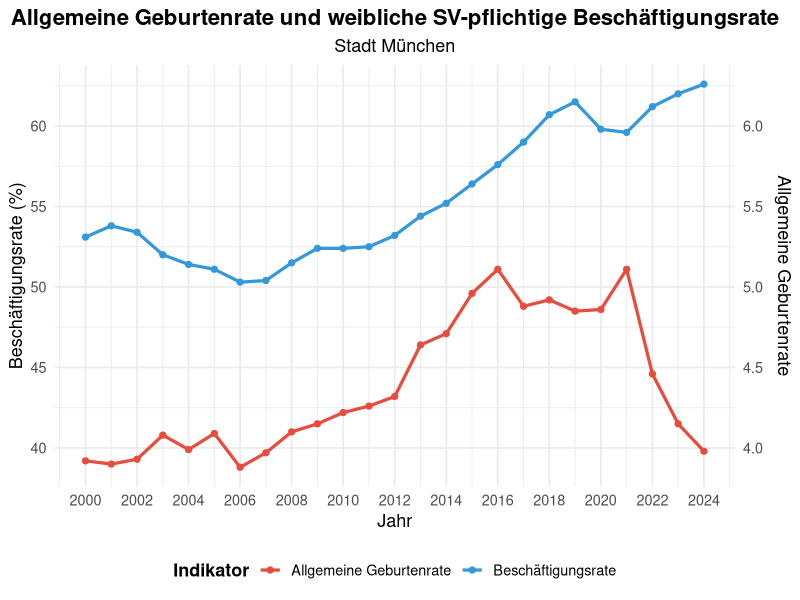

This figure's R source: (Note: this script raises an error after producing the figure.)
library(readxl)
library(tidyr)
library(dplyr)
library(tidyverse)
library(ggplot2)

# import data
export_be <- read_excel("data/raw/export_be.xlsx")
be_sheet <- read_excel("data/raw/export_be.xlsx", sheet = "BEVÖLKERUNG")
export_ar <- read_excel("data/raw/export_ar.xlsx")
ar_sheet <- read_excel("data/raw/export_ar.xlsx", sheet = "ARBEITSMARKT")

labormarket <- ar_sheet %>%
  mutate(
    Indikatorwert = gsub(",", ".", Indikatorwert),
    Indikatorwert = gsub("%", "", Indikatorwert),
    Indikatorwert = trimws(Indikatorwert),
    Indikatorwert = as.numeric(Indikatorwert)
  )
population <- be_sheet %>%
  mutate(
    Indikatorwert = gsub(",", ".", Indikatorwert),
    Indikatorwert = gsub("%", "", Indikatorwert),
    Indikatorwert = trimws(Indikatorwert),
    Indikatorwert = as.numeric(Indikatorwert)
  )

# plot of birthrate & female employment by district
employment_female <- labormarket %>%
  filter(Indikator == "Sozialversicherungspflichtig Beschäftigte - Anteil",
         Ausprägung == "weiblich") %>%
  select(Jahr, Raumbezug, employment_female = Indikatorwert) %>%
  distinct(Raumbezug, Jahr, .keep_all = TRUE)

birthrate <- population %>%
  filter(Indikator == "Allgemeine Geburtenrate") %>%
  mutate(Indikatorwert = Indikatorwert/10) %>%
  select(Jahr, Raumbezug, birthrate = Indikatorwert) %>%
  distinct(Raumbezug, Jahr, .keep_all = TRUE)

data_joined <- left_join(birthrate, employment_female, by = c("Jahr", "Raumbezug")) %>%
  pivot_longer(cols = c("birthrate", "employment_female"),
               names_to = "Indikator",
               values_to = "Wert")

data_wide <- birthrate %>%
  left_join(employment_female, by = c("Jahr", "Raumbezug"))

# function giving plot
# input: district name (can be e.g. "01", "1", "'München'", "'Lehel'")
# output: plot by district
plot_birthrate_district <- function(input.district) {
  # variation of input
  districts <- unique(data_wide$Raumbezug)
  # input is number
  if (is.numeric(input.district)) {
    number <- sprintf("%02d", input.district)   # example: 1 -> "01"
    district.name <- districts[str_detect(districts, paste0("^", number, " "))]
    
  } else {
    input.district <- as.character(input.district)
  # input is excactly same as data:
  if (input.district %in% districts) {
    district.name <- district.input
      
  } else {
    # input is a part of district name 
    # example: "Lehel" instead of "Altstadt - Lehel"
    district.name <- districts[str_detect(districts, regex(input.district, ignore_case = TRUE))]
    }
  }
  # error, if no district found with input
  if (length(district.name) == 0) {
    stop("No district found. Please check the input.")
  }
  
  # If more than one district found with input → plot the first & warning
  if (length(district.name) > 1) {
    message("ℹ More than one district been found. Now plotting: ", district.name[1])
    district.name <- district.name[1]
  }
  
  # data from long into wide
  df <- data_wide %>%
    filter(Raumbezug == district.name)
  
  df <- df %>% 
    tidyr::drop_na(birthrate, employment_female)
  
  # extra axis for variable "birthrate" for better vsualization
  range_emp  <- range(df$employment_female, na.rm = TRUE)
  range_birth <- range(df$birthrate, na.rm = TRUE)
  
  scale_factor <- diff(range_emp) / diff(range_birth)
  
  df <- df %>%
    mutate(birthrate_scaled = birthrate * scale_factor)
  
  # plot
  ggplot(df, aes(x = Jahr)) +
    # female employment (axis left)
    geom_line(aes(y = employment_female,
                  color = "Beschäftigungsrate"), linewidth = 1.1) +
    geom_point(aes(y = employment_female,
                   color = "Beschäftigungsrate"), size = 1.8) +
    
    # birthrate (axis right)
    geom_line(aes(y = birthrate_scaled,
                  color = "Allgemeine Geburtenrate"), linewidth = 1.1) +
    geom_point(aes(y = birthrate_scaled,
                   color = "Allgemeine Geburtenrate"), size = 1.8) +

    scale_y_continuous(
      name = "Beschäftigungsrate (%)",
      sec.axis = sec_axis(
        ~ . / scale_factor,
        name = "Allgemeine Geburtenrate"
      )
    ) +
    scale_x_continuous(breaks = seq(2000, 2024, by = 2)) +
    
    scale_color_manual(
      name   = "Indikator",
      values = c("Allgemeine Geburtenrate" = "#E74C3C",   # rot
                 "Beschäftigungsrate"      = "#3498DB")   # blau
    ) +
    
    labs(
      title    = "Allgemeine Geburtenrate und weibliche SV-pflichtige Beschäftigungsrate",
      subtitle = district.name,
      x = "Jahr"
    ) +
    theme_minimal(base_size = 13) +
    theme(
      plot.title      = element_text(face = "bold", hjust = 0.5, size = 16),
      plot.subtitle   = element_text(hjust = 0.5),
      axis.title.y.right = element_text(margin = margin(l = 8)),
      legend.position = "bottom",
      legend.title    = element_text(face = "bold")
    )
}
p_01 <- plot_birthrate_district("München")

saveRDS(p_01, "results/figures/Geburtenrate/geburtenrate_dual_trend.rds")

#——————————————————————————————————————————————————————————————————————————————————————————————————————
#
# line birthrate
#


birthrate_average <- birthrate %>%
  group_by(Raumbezug) %>%
  mutate(mean_birthrate = mean(birthrate, na.rm = TRUE)) %>%
  ungroup()

# district with lowest average
lowest_birth_district <- birthrate_average %>%
  filter(Raumbezug != "Stadt München") %>%
  group_by(Raumbezug) %>%
  summarise(mean_birthrate = mean(birthrate, na.rm = TRUE)) %>%
  slice_min(mean_birthrate, n = 1) %>%
  pull(Raumbezug)

# district with highest average
highest_birth_district <- birthrate_average %>%
  filter(Raumbezug != "Stadt München") %>%
  group_by(Raumbezug) %>%
  summarise(mean_birthrate = mean(birthrate, na.rm = TRUE)) %>%
  slice_max(mean_birthrate, n = 1) %>%
  pull(Raumbezug)

#group Munich, district highest, district lowest
line_birthrate_data <- birthrate %>%
  mutate(
    line_birthrate_group = case_when(
      Raumbezug == "Stadt München" ~ "Stadt München", 
      Raumbezug == highest_birth_district ~ "highest",
      Raumbezug == lowest_birth_district ~ "lowest",
      TRUE ~ "rest"
    )
  )

#line diagram birthrate
geburtenrate_trend_nach_stadtteile <- ggplot() +
  geom_line(data = line_birthrate_data %>% 
              filter(line_birthrate_group =="rest"),
            aes(x = Jahr, y = birthrate, group = Raumbezug), 
            color = "grey80", 
            linewidth = 0.5) +
  geom_line(data = line_birthrate_data %>% 
              filter(line_birthrate_group != "rest"), 
            aes(x = Jahr, y = birthrate,color = line_birthrate_group, group = Raumbezug), 
            linewidth = 1.2) +
  scale_color_manual(
    name = "",
    values = c(
      "Stadt München" = "black",
      "highest" = "red",
      "lowest" = "blue"),
    labels = c(
      "Stadt München" = "Gesamtdurchschnitt Münchens",
      "highest" = paste(highest_birth_district, "(Bezirk mit höchstem Durchschnitt)"),
      "lowest" = paste(lowest_birth_district, "(Bezirk mit niedrigstem Durchschnitt)")
    )
  ) +
  labs(
    title = "Entwicklung der Geburtenrate in Stadtbezirken Münchens (2000-2024)",
    x = "Jahr",
    y = "Anteil (%)"
  ) +
  theme_minimal(base_size = 13) +
  theme(
    plot.title = element_text(face = "bold", size = 14, hjust = 0.5),
    legend.position = "bottom",
    legend.box = "horizontal",
    legend.title = element_text(face = "bold"),
    panel.grid.minor = element_blank()
  ) +
  guides(
    color = guide_legend(
      nrow = 3,      
      byrow = TRUE    
    ))

geburtenrate_trend_nach_stadtteile

saveRDS(geburtenrate_trend_nach_stadtteile, "results/figures/Geburtenrate/geburtenrate_trend_nach_stadtteile.rds")

#_________________________________________________________________________________________
#
# Korrelation
#



# Spearman Correlation between birthrate and female employment

# spatial dimension
# average of years 2000-2024
# correlation by district including whole Munich
cor_birthrate_employment_district <- data_wide %>% 
  group_by(Raumbezug) %>%
  summarise(
    spearman_rho = cor(birthrate, employment_female, method = "spearman", use = "complete.obs"),
    n = n()  # Jahre
  ) %>%
  arrange(desc(spearman_rho))  # descent order
print (cor_birthrate_employment_district, n=26)
# plot
geburtenrate_korr_nach_stadtteile <- ggplot(cor_birthrate_employment_district, 
       aes(x = reorder(Raumbezug, spearman_rho), y = spearman_rho,
           fill = ifelse(spearman_rho >= 0, "Positiv", "Negativ"))) +
  geom_col() +
  scale_fill_manual(
    name = "Korrelation",
    values = c("Positiv" = "steelblue", "Negativ" = "firebrick3")
  ) +
  coord_flip() +  # Bezirke von oben nach unten anzeigen
  geom_hline(yintercept = 0, color = "black", linewidth = 0.6) +
  labs(
    title = "Korrelation zwischen Geburtenrate und weiblicher Beschäftigungsrate",
    subtitle = "Bezirke Münchens, Durchschnitt der Jahre 2000–2024",
    x = "Stadtbezirk",
    y = "Spearman ρ"
  ) +
  theme_minimal(base_size = 13) +
  theme(
    legend.position = "top",
    legend.title = element_text(face = "bold"),
    axis.text.y = element_text(size = 10)
  )

geburtenrate_korr_nach_stadtteile

saveRDS(geburtenrate_korr_nach_stadtteile, "results/figures/Geburtenrate/geburtenrate_korr_nach_stadtteile.rds")




# time dimension of whole Munich
# correlation by year
cor_birthrate_employment_year <- data_wide %>%
  filter(Raumbezug != "Stadt München") %>%
  group_by(Jahr) %>%
  summarise(
    spearman_rho = cor(birthrate, employment_female,
                       method = "spearman", use = "complete.obs")
  )

#plot
geburtenrate_korr_trend_nach_jahr <- ggplot() +
  geom_line(data = cor_birthrate_employment_year,
            aes(x = Jahr, y = spearman_rho), 
            color = "darkblue", 
            linewidth = 1) +
  labs(
    title = "Entwicklung der Korrelation zwischen Geburtenrate und weibliche Beschäftigung",
    subtitle = "Stadt München, 2000-2024",
    x = "Jahr",
    y = "Spearman p"
  ) +
  theme_minimal(base_size = 13) +
  theme(
    plot.title = element_text(face = "bold", size = 14, hjust = 0.5),
    legend.position = "right",
    legend.title = element_text(face = "bold"),
    panel.grid.minor = element_blank()
  )
geburtenrate_korr_trend_nach_jahr

saveRDS(geburtenrate_korr_trend_nach_jahr, "results/figures/Geburtenrate/geburtenrate_korr_trend_nach_jahr.rds")


